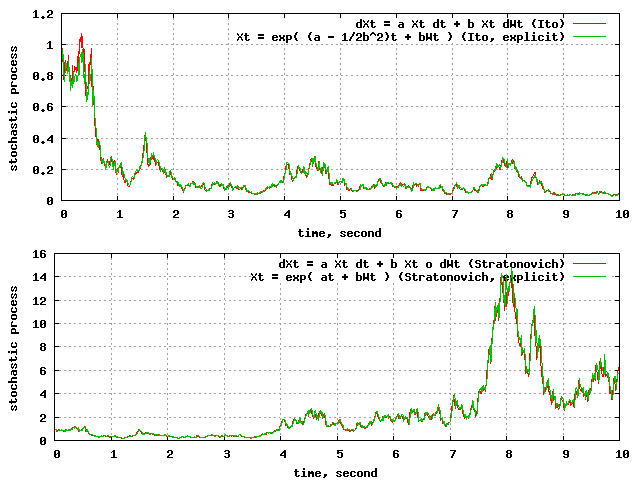

Source code (gnuplot):
set terminal png
set output "data/TestStratTwo_0.01.png"
set title 
set multiplot
set grid

set origin 0.0,0.5
set size 1.0,0.5
clear
set xtics font ",10pt"
set ytics font ",10pt"
set ztics font ",10pt"
set xlabel "time, second" font ",12pt"
set ylabel "stochastic process" font ",12pt"
set zlabel "" font ",12pt"


plot "data/TestStratTwo_0.01.0.data" title "dXt = a Xt dt + b Xt dWt (Ito)" with lines , "data/TestStratTwo_0.01.1.data" title "Xt = exp( (a - 1/2b^2)t + bWt ) (Ito, explicit)" with lines 
set origin 0.0,0.0
set size 1.0,0.5
clear
set xtics font ",10pt"
set ytics font ",10pt"
set ztics font ",10pt"
set xlabel "time, second" font ",12pt"
set ylabel "stochastic process" font ",12pt"
set zlabel "" font ",12pt"


plot "data/TestStratTwo_0.01.2.data" title "dXt = a Xt dt + b Xt o dWt (Stratonovich)" with lines , "data/TestStratTwo_0.01.3.data" title "Xt = exp( at + bWt ) (Stratonovich, explicit)" with lines 
unset multiplot
